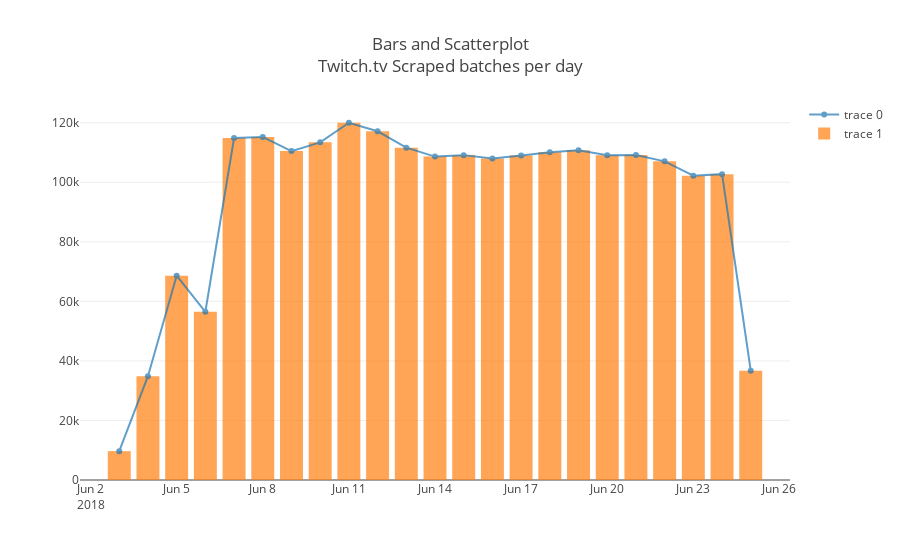

The notebook cell saved with this chart:
### Markdown cell above
## Bars and Scatter
- combining different type plots is as simple as combining their respective data fields
- Note: Including the `names` key:value pair lets you customize the name of each plot for the axis labels and the legend
    - If the `names` field is omitted, the legend will default to trace0, trace1, ... tracen

### Code cell
iplot(
        {
            'data':[
                    {'type':'scatter',
                     'x':batches_per_day.index,
                     'y':batches_per_day.values,
                     'opacity':.7,
                     'mode':'markers+lines'},
                {'type':'bar',
                     'x':batches_per_day.index,
                     'y':batches_per_day.values,
                     'opacity':.7}
            ],
            'layout':{'title':"Bars and Scatterplot<br>Twitch.tv Scraped batches per day"}
        }
)

### Figure 1 — Plotly figure (JSON) as saved in the notebook; plotly's stock layout.template omitted (floating-point values rounded to 4 significant figures)
{"data": [{"mode": "markers+lines", "opacity": 0.7, "type": "scatter", "uid": "4faddd2b-d561-11e8-9345-784f4352949c", "x": ["2018-06-03", "2018-06-04", "2018-06-05", "2018-06-06", "2018-06-07", "2018-06-08", "2018-06-09", "2018-06-10", "2018-06-11", "2018-06-12", "2018-06-13", "2018-06-14", "2018-06-15", "2018-06-16", "2018-06-17", "2018-06-18", "2018-06-19", "2018-06-20", "2018-06-21", "2018-06-22", "2018-06-23", "2018-06-24", "2018-06-25"], "y": [9686, 34869, 68604, 56502, 114864, 115226, 110468, 113409, 119991, 117126, 111616, 108619, 109115, 107966, 108972, 110081, 110725, 109045, 109151, 107031, 102209, 102730, 36723]}, {"opacity": 0.7, "type": "bar", "uid": "4fade0ee-d561-11e8-bc28-784f4352949c", "x": ["2018-06-03", "2018-06-04", "2018-06-05", "2018-06-06", "2018-06-07", "2018-06-08", "2018-06-09", "2018-06-10", "2018-06-11", "2018-06-12", "2018-06-13", "2018-06-14", "2018-06-15", "2018-06-16", "2018-06-17", "2018-06-18", "2018-06-19", "2018-06-20", "2018-06-21", "2018-06-22", "2018-06-23", "2018-06-24", "2018-06-25"], "y": [9686, 34869, 68604, 56502, 114864, 115226, 110468, 113409, 119991, 117126, 111616, 108619, 109115, 107966, 108972, 110081, 110725, 109045, 109151, 107031, 102209, 102730, 36723]}], "layout": {"title": "Bars and Scatterplot<br>Twitch.tv Scraped batches per day"}}
